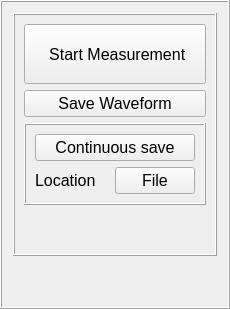
     <widget class="QFrame" name="frame_2">
      <property name="minimumSize">
       <size>
        <width>0</width>
        <height>300</height>
       </size>
      </property>
      <property name="maximumSize">
       <size>
        <width>16777215</width>
        <height>400</height>
       </size>
      </property>
      <property name="frameShape">
       <enum>QFrame::Box</enum>
      </property>
      <property name="frameShadow">
       <enum>QFrame::Raised</enum>
      </property>
      <layout class="QVBoxLayout" name="verticalLayout">
       <item>
        <layout class="QVBoxLayout" name="verticalLayout_5"/>
       </item>
       <item>
        <widget class="QFrame" name="frame_17">
         <property name="minimumSize">
          <size>
           <width>190</width>
           <height>150</height>
          </size>
         </property>
         <property name="frameShape">
          <enum>QFrame::Box</enum>
         </property>
         <property name="frameShadow">
          <enum>QFrame::Raised</enum>
         </property>
         <layout class="QGridLayout" name="gridLayout_2">
          <item row="2" column="0">
           <widget class="QFrame" name="frame_18">
            <property name="minimumSize">
             <size>
              <width>0</width>
              <height>0</height>
             </size>
            </property>
            <property name="frameShape">
             <enum>QFrame::Box</enum>
            </property>
            <property name="frameShadow">
             <enum>QFrame::Raised</enum>
            </property>
            <layout class="QGridLayout" name="gridLayout_9">
             <item row="1" column="1">
              <widget class="QPushButton" name="WaveformContinousSaveFileLocation">
               <property name="font">
                <font>
                 <pointsize>12</pointsize>
                 <weight>50</weight>
                 <bold>false</bold>
                </font>
               </property>
               <property name="autoFillBackground">
                <bool>false</bool>
               </property>
               <property name="text">
                <string>File</string>
               </property>
               <property name="checkable">
                <bool>false</bool>
               </property>
              </widget>
             </item>
             <item row="0" column="0" colspan="2">
              <widget class="QPushButton" name="WaveformContinousSave">
               <property name="minimumSize">
                <size>
                 <width>160</width>
                 <height>0</height>
                </size>
               </property>
               <property name="font">
                <font>
                 <pointsize>12</pointsize>
                 <weight>50</weight>
                 <bold>false</bold>
                </font>
               </property>
               <property name="autoFillBackground">
                <bool>false</bool>
               </property>
               <property name="text">
                <string>Continuous save</string>
               </property>
               <property name="checkable">
                <bool>false</bool>
               </property>
              </widget>
             </item>
             <item row="1" column="0">
              <widget class="QLabel" name="label_22">
               <property name="font">
                <font>
                 <pointsize>11</pointsize>
                 <weight>50</weight>
                 <bold>false</bold>
                </font>
               </property>
               <property name="text">
                <string>&lt;html&gt;&lt;head/&gt;&lt;body&gt;&lt;p&gt;&lt;span style=&quot; font-size:12pt;&quot;&gt;Location&lt;/span&gt;&lt;/p&gt;&lt;/body&gt;&lt;/html&gt;</string>
               </property>
              </widget>
             </item>
            </layout>
           </widget>
          </item>
          <item row="1" column="0">
           <widget class="QPushButton" name="SaveWaveformButton">
            <property name="minimumSize">
             <size>
              <width>160</width>
              <height>20</height>
             </size>
            </property>
            <property name="font">
             <font>
              <pointsize>12</pointsize>
              <weight>50</weight>
              <bold>false</bold>
             </font>
            </property>
            <property name="autoFillBackground">
             <bool>false</bool>
            </property>
            <property name="text">
             <string>Save Waveform</string>
            </property>
            <property name="checkable">
             <bool>false</bool>
            </property>
           </widget>
          </item>
          <item row="3" column="0">
           <spacer name="verticalSpacer_7">
            <property name="orientation">
             <enum>Qt::Vertical</enum>
            </property>
            <property name="sizeHint" stdset="0">
             <size>
              <width>20</width>
              <height>40</height>
             </size>
            </property>
           </spacer>
          </item>
          <item row="0" column="0">
           <widget class="QPushButton" name="StartMeasurementButton">
            <property name="minimumSize">
             <size>
              <width>160</width>
              <height>60</height>
             </size>
            </property>
            <property name="font">
             <font>
              <pointsize>12</pointsize>
              <weight>50</weight>
              <bold>false</bold>
             </font>
            </property>
            <property name="toolTip">
             <string>This button starts the measurement</string>
            </property>
            <property name="autoFillBackground">
             <bool>false</bool>
            </property>
            <property name="text">
             <string> Start Measurement</string>
            </property>
            <property name="checkable">
             <bool>false</bool>
            </property>
           </widget>
          </item>
         </layout>
        </widget>
       </item>
       <item>
        <spacer name="verticalSpacer_5">
         <property name="orientation">
          <enum>Qt::Vertical</enum>
         </property>
         <property name="sizeHint" stdset="0">
          <size>
           <width>20</width>
           <height>40</height>
          </size>
         </property>
        </spacer>
       </item>
      </layout>
     </widget>
